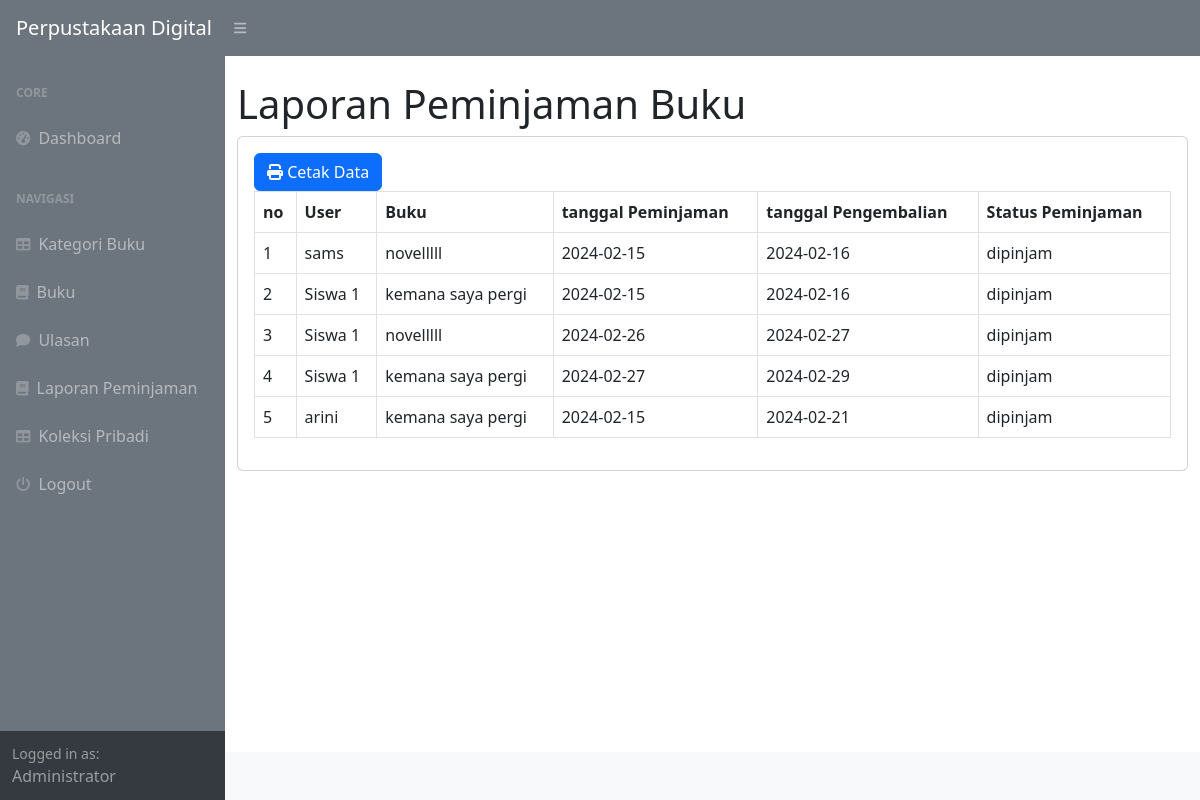
The page /index.php?page=laporan (signed in) on the database its author committed.
### tables this page shows
CREATE TABLE `peminjaman` (
  `id_peminjaman` int(11) NOT NULL,
  `id_user` int(11) DEFAULT NULL,
  `id_buku` int(11) DEFAULT NULL,
  `tanggal_peminjaman` date DEFAULT NULL,
  `tanggal_pengembalian` date DEFAULT NULL,
  `status_peminjaman` enum('dipinjam','dikembalikan') DEFAULT NULL
);

CREATE TABLE `user` (
  `id_user` int(11) NOT NULL,
  `username` varchar(225) DEFAULT NULL,
  `password` varchar(225) DEFAULT NULL,
  `email` varchar(225) DEFAULT NULL,
  `nama_lengkap` varchar(225) DEFAULT NULL,
  `alamat` text DEFAULT NULL,
  `no_telpon` varchar(225) DEFAULT NULL,
  `level` enum('admin','petugas','peminjam') DEFAULT NULL
);

CREATE TABLE `buku` (
  `id_buku` int(11) NOT NULL,
  `id_kategori` int(11) DEFAULT NULL,
  `judul` varchar(225) DEFAULT NULL,
  `penulis` varchar(255) DEFAULT NULL,
  `penerbit` varchar(225) DEFAULT NULL,
  `tahun_terbit` int(11) DEFAULT NULL,
  `deskripsi` text DEFAULT NULL
);

### laporan.php (the view)
<h1 class="mt-4">Laporan Peminjaman Buku</h1>
<div class="card">
    <div class="card-body">
        <div class="row">
            <div class="col-md-12">
                <a href="cetak.php" target="_blank" class="btn btn-primary"><i class="fa fa-print"></i> Cetak Data</a>
                <table class="table table-bordered" id="dataTable" width="100%" cellspacing="0">
                    <tr>
                        <th>no</th>
                        <th>User</th>
                        <th>Buku</th>
                        <th>tanggal Peminjaman</th>
                        <th>tanggal Pengembalian</th>
                        <th>Status Peminjaman</th>
                    </tr>
                    <?php
                    $i = 1;
                    $query = mysqli_query($koneksi, "SELECT*FROM peminjaman LEFT JOIN user on user.id_user = peminjaman.id_user LEFT JOIN buku on buku.id_buku = peminjaman.id_buku");
                    while ($data = mysqli_fetch_array($query)) {
                    ?>
                        <tr>
                            <td><?php echo $i++; ?></td>
                            <td><?php echo $data['nama_lengkap']; ?></td>
                            <td><?php echo $data['judul']; ?></td>
                            <td><?php echo $data['tanggal_peminjaman']; ?></td>
                            <td><?php echo $data['tanggal_pengembalian']; ?></td>
                            <td><?php echo $data['status_peminjaman']; ?></td>
                        <?php
                    }
                        ?>
                </table>
            </div>
        </div>
    </div>
</div>

### index.php (shortened to what this page needs)
<!DOCTYPE html>
<html lang="en">
<head>
    <link href="https://cdn.jsdelivr.net/npm/simple-datatables@7.1.2/dist/style.min.css" rel="stylesheet" />
    <link href="css/styles.css" rel="stylesheet" />
</head>
<body class="sb-nav-fixed">
    <nav class="sb-topnav navbar navbar-expand navbar-dark bg-secondary">
        <a class="navbar-brand ps-3" href="index.html">Perpustakaan Digital</a>
        <button class="btn btn-link btn-sm order-1 order-lg-0 me-4 me-lg-0" id="sidebarToggle" href="#!"><i class="fas fa-bars"></i></button>
    </nav>
    <div id="layoutSidenav">
        <div id="layoutSidenav_nav">
            <nav class="sb-sidenav accordion sb-sidenav-dark bg-secondary" id="sidenavAccordion">
                <div class="sb-sidenav-menu">
                    <div class="nav">
                        <div class="sb-sidenav-menu-heading">Core</div>
                        <a class="nav-link" href="?">
                            <div class="sb-nav-link-icon"><i class="fas fa-tachometer-alt"></i></div>
                            Dashboard
                        </a>
                        <div class="sb-sidenav-menu-heading">Navigasi</div>
                        <?php
                        if ($_SESSION['user']['level'] != 'peminjam') {
                        ?>
                            <a class="nav-link" href="?page=kategori">
                                <div class="sb-nav-link-icon"><i class="fas fa-table"></i></div>
                                Kategori Buku
                            </a>
                            <a class="nav-link" href="?page=buku">
                                <div class="sb-nav-link-icon"><i class="fas fa-book"></i></div>
                                Buku
                            </a>
                        <?php
                        }
                        ?>
                        <a class="nav-link" href="?page=ulasan">
                            <div class="sb-nav-link-icon"><i class="fas fa-comment"></i></div>
                            Ulasan
                        </a>
                        <?php
                        if ($_SESSION['user']['level'] != 'peminjam') {
                        ?>
                            <a class="nav-link" href="?page=laporan">
                                <div class="sb-nav-link-icon"><i class="fas fa-book"></i></div>
                                Laporan Peminjaman
                            </a>
                        <?php
                        }
                        ?>
                        <a class="nav-link" href="?page=koleksi_pribadi">
                            <div class="sb-nav-link-icon"><i class="fas fa-table"></i></div>
                            Koleksi Pribadi
                        </a>
                        <a class="nav-link" href="logout.php">
                            <div class="sb-nav-link-icon"><i class="fas fa-power-off"></i></div>
                            Logout
                        </a>
                    </div>
                </div>
                <div class="sb-sidenav-footer">
                    <div class="small">Logged in as:</div>
                    <?php echo $_SESSION['user']['nama_lengkap']; ?>
                </div>
            </nav>
        </div>
        <div id="layoutSidenav_content">
            <main>
                <div class="container-fluid">
                    <?php
                    $page = isset($_GET['page']) ? $_GET['page'] : 'home';
                    if (file_exists($page . '.php')) {
                        include $page . '.php';
                    } else {
                        include '404.php';
                    }
                    ?>
                </div>
            </main>
            <footer class="py-4 bg-light mt-auto">
            </footer>
        </div>
    </div>
</body>
</html>

### rows shown on the page
peminjaman: id_user.nama_lengkap "sams", id_buku.judul "novelllll", tanggal_peminjaman "2024-02-15", tanggal_pengembalian "2024-02-16", status_peminjaman "dipinjam"
peminjaman: id_user.nama_lengkap "Siswa 1", id_buku.judul "kemana saya pergi", tanggal_peminjaman "2024-02-15", tanggal_pengembalian "2024-02-16", status_peminjaman "dipinjam"
peminjaman: id_user.nama_lengkap "Siswa 1", id_buku.judul "novelllll", tanggal_peminjaman "2024-02-26", tanggal_pengembalian "2024-02-27", status_peminjaman "dipinjam"
peminjaman: id_user.nama_lengkap "Siswa 1", id_buku.judul "kemana saya pergi", tanggal_peminjaman "2024-02-27", tanggal_pengembalian "2024-02-29", status_peminjaman "dipinjam"
peminjaman: id_user.nama_lengkap "arini", id_buku.judul "kemana saya pergi", tanggal_peminjaman "2024-02-15", tanggal_pengembalian "2024-02-21", status_peminjaman "dipinjam"

### other values the page prints
$_SESSION['user']['nama_lengkap'] "Administrator"
